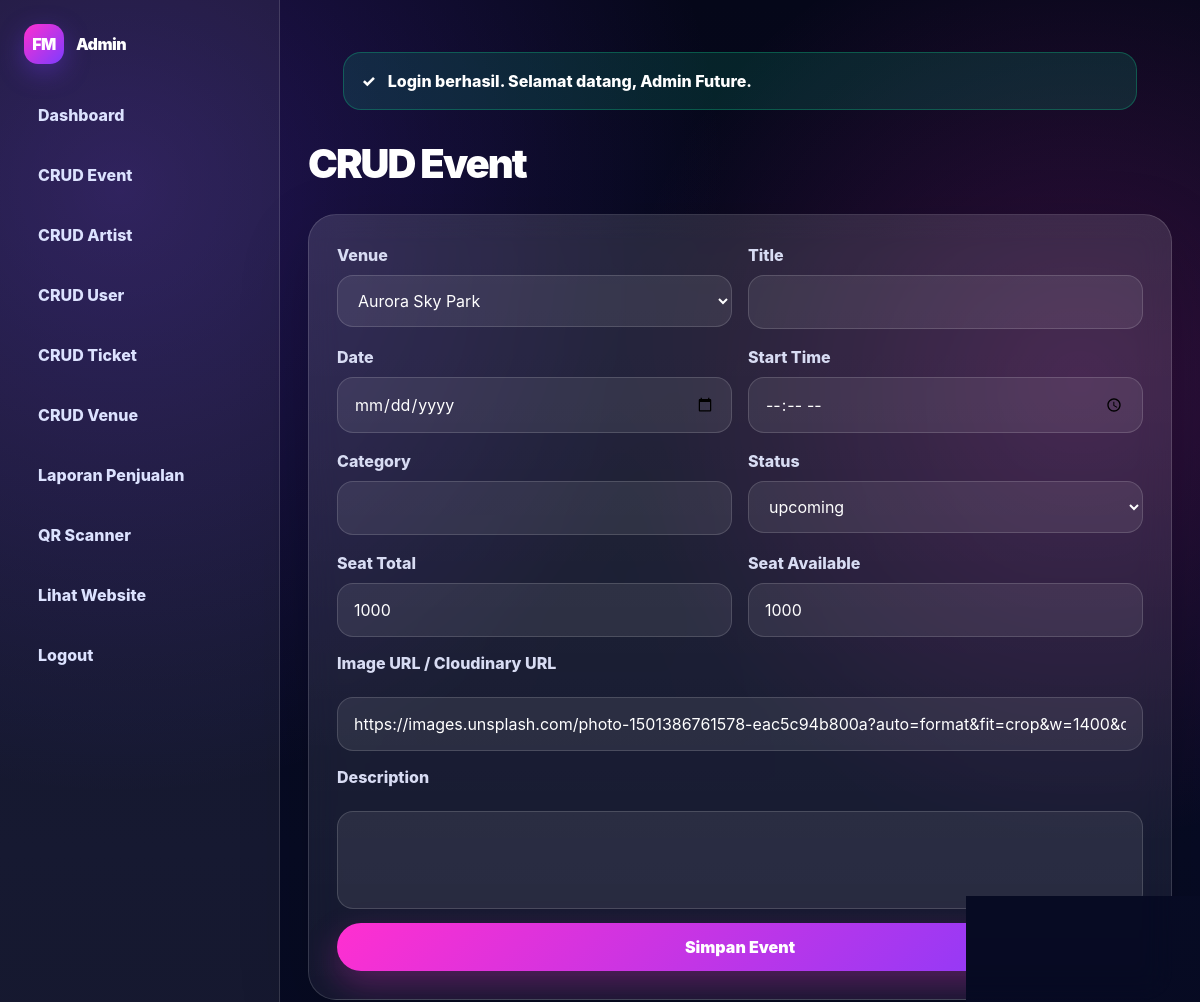
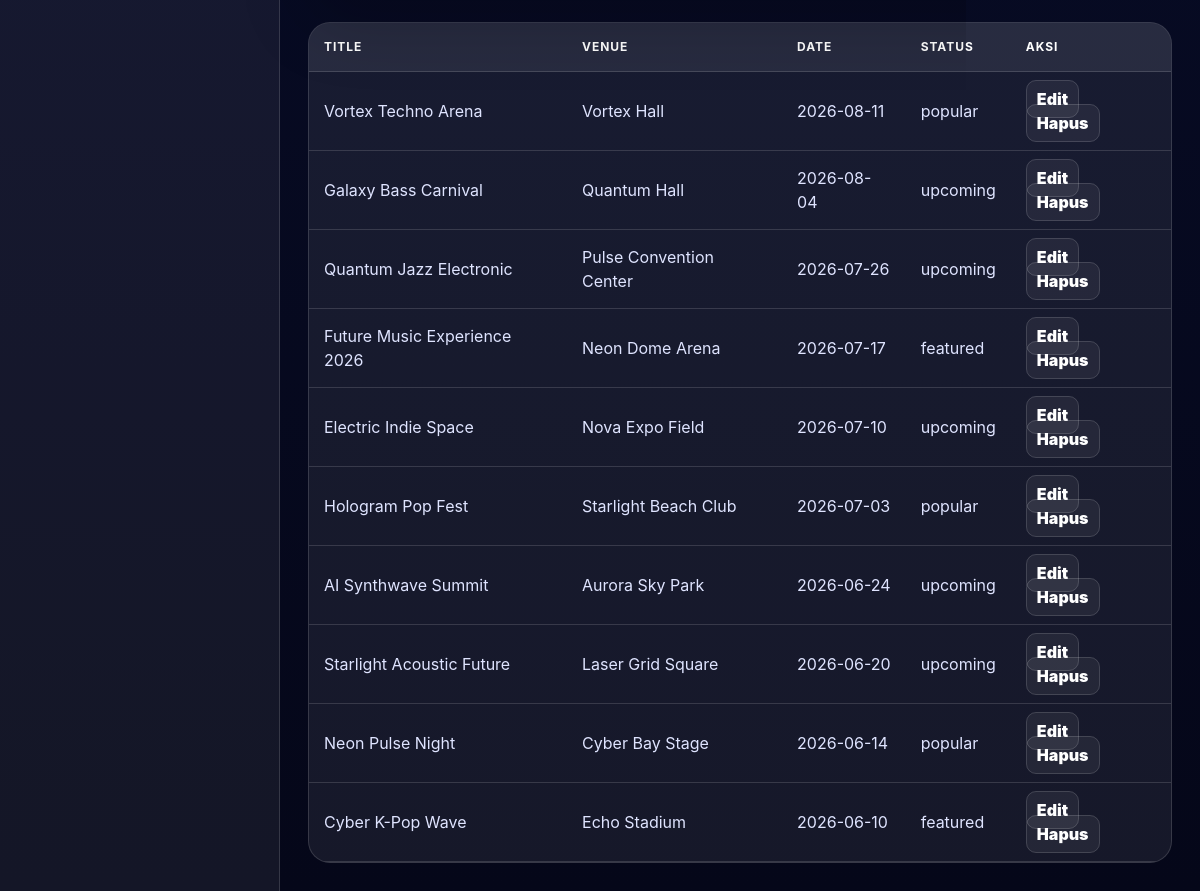
/admin/events.php (signed in), run on the app's committed database (2 pictures, top to bottom).
### tables this page shows
CREATE TABLE events (
    id_event INT AUTO_INCREMENT PRIMARY KEY,
    id_venue INT NOT NULL,
    title VARCHAR(180) NOT NULL,
    slug VARCHAR(180) NOT NULL UNIQUE,
    description TEXT NOT NULL,
    event_date DATE NOT NULL,
    start_time TIME NOT NULL,
    category VARCHAR(80) NOT NULL,
    status ENUM('upcoming','popular','featured','completed') NOT NULL DEFAULT 'upcoming',
    image_url VARCHAR(255) NOT NULL,
    video_url VARCHAR(255) NULL,
    seat_total INT NOT NULL DEFAULT 1000,
    seat_available INT NOT NULL DEFAULT 1000,
    created_at TIMESTAMP DEFAULT CURRENT_TIMESTAMP,
    CONSTRAINT fk_events_venue FOREIGN KEY (id_venue) REFERENCES venues(id_venue)
    ON UPDATE CASCADE ON DELETE RESTRICT
);

CREATE TABLE venues (
    id_venue INT AUTO_INCREMENT PRIMARY KEY,
    venue_name VARCHAR(150) NOT NULL,
    city VARCHAR(100) NOT NULL,
    address TEXT NOT NULL,
    capacity INT NOT NULL,
    created_at TIMESTAMP DEFAULT CURRENT_TIMESTAMP
);

### admin/events.php (the view, shortened to what this page needs)
<?php
include '../config/database.php';
$edit_id=(int)($_GET['edit'] ?? 0);
$edit=$edit_id?db_one("SELECT * FROM events WHERE id_event=$edit_id"):null;
$venues=db_all("SELECT * FROM venues ORDER BY venue_name");
$rows=db_all("SELECT e.*,v.venue_name FROM events e JOIN venues v ON e.id_venue=v.id_venue ORDER BY e.event_date DESC");
include '../includes/admin_header.php';
?>
<h1 class="admin-title">CRUD Event</h1>
<div class="form-card mb-6">
<form method="POST" class="crud-form" data-validate-form novalidate>
    <div class="form-grid">
        <div><label>Venue</label><select class="select" name="id_venue"><?php foreach($venues as $v): ?><option value="<?= (int)$v['id_venue']; ?>" <?= (($edit['id_venue']??'')==$v['id_venue'])?'selected':''; ?>><?= e($v['venue_name']); ?></option><?php endforeach; ?></select></div>
        <div><label>Title</label><input class="input" name="title" value="<?= e($edit['title'] ?? ''); ?>" data-validate data-required="true" data-min="3" data-label="Judul event"></div>
        <div><label>Date</label><input class="input" type="date" name="event_date" value="<?= e($edit['event_date'] ?? ''); ?>" data-validate data-required="true" data-label="Tanggal event"></div>
        <div><label>Start Time</label><input class="input" type="time" name="start_time" value="<?= e($edit['start_time'] ?? ''); ?>" data-validate data-required="true" data-label="Jam mulai"></div>
        <div><label>Category</label><input class="input" name="category" value="<?= e($edit['category'] ?? ''); ?>" data-validate data-required="true" data-min="2" data-label="Kategori"></div>
        <div><label>Status</label><select class="select" name="status"><?php foreach(['upcoming','popular','featured','completed'] as $s): ?><option <?= (($edit['status']??'')===$s)?'selected':''; ?>><?= e($s); ?></option><?php endforeach; ?></select></div>
        <div><label>Seat Total</label><input class="input" type="number" name="seat_total" value="<?= e($edit['seat_total'] ?? 1000); ?>" data-validate data-required="true" data-min-number="1" data-label="Total seat"></div>
        <div><label>Seat Available</label><input class="input" type="number" name="seat_available" value="<?= e($edit['seat_available'] ?? 1000); ?>" data-validate data-required="true" data-min-number="0" data-label="Seat tersedia"></div>
    </div>
    <label>Image URL / Cloudinary URL</label><input class="input" name="image_url" value="<?= e($edit['image_url'] ?? 'https://images.unsplash.com/photo-1501386761578-eac5c94b800a?auto=format&fit=crop&w=1400&q=80'); ?>" data-validate data-required="true" data-label="Image URL">
    <label>Description</label><textarea name="description" rows="4" data-validate data-required="true" data-min="10" data-label="Deskripsi event"><?= e($edit['description'] ?? ''); ?></textarea>
    <button class="primary-btn">Simpan Event</button>
</form>
</div>
<div class="table-wrap"><table><thead><tr><th>Title</th><th>Venue</th><th>Date</th><th>Status</th><th>Aksi</th></tr></thead><tbody>
<?php foreach($rows as $r): ?><tr><td><?= e($r['title']); ?></td><td><?= e($r['venue_name']); ?></td><td><?= e($r['event_date']); ?></td><td><?= e($r['status']); ?></td><td><a class="action-link" href="?edit=<?= (int)$r['id_event']; ?>">Edit</a> <a class="action-link" data-confirm="Hapus event?" href="?delete=<?= (int)$r['id_event']; ?>">Hapus</a></td></tr><?php endforeach; ?>
</tbody></table></div>
<?php include '../includes/admin_footer.php'; ?>

### assets/css/style.css (style rules this page uses)
:root { --dark:#06091f; --dark2:#080b2a; --panel:rgba(255,255,255,.07); --panel2:rgba(255,255,255,.11); --line:rgba(255,255,255,.14); --white:#ffffff; --muted:#aab2d5; --pink:#ff2fd0; --purple:#7c3cff; --cyan:#47e5ff; --blue:#101a4d; --shadow:0 24px 80px rgba(0,0,0,.35); }
* { box-sizing:border-box }
html { scroll-behavior:smooth }
body { margin:0; font-family:Inter,ui-sans-serif,system-ui,-apple-system,BlinkMacSystemFont,"Segoe UI",sans-serif; color:var(--white); background: radial-gradient(circle at 10% 10%, rgba(124,60,255,.25), transparent 30%), radial-gradient(circle at 90% 20%, rgba(255,47,208,.18), transparent 25%), linear-gradient(180deg,#050719 0%,#070b24 45%,#050719 100%); min-height:100vh; }
a { text-decoration:none;color:inherit }
button,input,select,textarea { font:inherit }
.primary-btn,.ghost-btn,.icon-btn { border:0;border-radius:999px;padding:12px 20px;font-weight:900;cursor:pointer; display:inline-flex;align-items:center;justify-content:center;gap:8px; }
.primary-btn { background:linear-gradient(135deg,var(--pink),var(--purple)); color:#fff;box-shadow:0 14px 34px rgba(255,47,208,.28); }
.event-card,.artist-card,.glass-card,.ticket-card,.form-card { border:1px solid var(--line); background:linear-gradient(180deg,rgba(255,255,255,.12),rgba(255,255,255,.055)); border-radius:28px; overflow:hidden; box-shadow:0 24px 70px rgba(0,0,0,.2); backdrop-filter:blur(16px); }
.form-card { padding:28px }
.form-grid { display:grid;grid-template-columns:1fr 1fr;gap:16px }
.input, .select, textarea { width:100%;border:1px solid rgba(255,255,255,.15);background:rgba(255,255,255,.08); color:#fff;border-radius:16px;padding:14px 16px;outline:none; }
.input::placeholder, textarea::placeholder { color:#9ea6c9 }
.select option { color:#111 }
label { display:block;margin:0 0 8px;color:#d8dcf3;font-weight:800 }
.table-wrap { overflow:auto;border:1px solid var(--line);border-radius:22px;background:rgba(255,255,255,.07) }
table { width:100%;border-collapse:collapse;min-width:760px }
th,td { padding:15px;border-bottom:1px solid var(--line);text-align:left }
th { color:#fff;font-size:12px;text-transform:uppercase;letter-spacing:.08em;background:rgba(255,255,255,.07) }
td { color:#dfe4ff }
.action-link { font-weight:900;color:#fff;border:1px solid var(--line);padding:8px 10px;border-radius:10px;background:rgba(255,255,255,.06) }
.admin-title { font-size:40px;font-weight:1000;letter-spacing:-.05em;margin-bottom:20px }
.crud-form { display:grid;gap:14px }

### data on the page
events: title "Vortex Techno Arena", id_venue.venue_name "Vortex Hall", event_date "2026-08-11", status "popular"
events: title "Galaxy Bass Carnival", id_venue.venue_name "Quantum Hall", event_date "2026-08-04", status "upcoming"
events: title "Quantum Jazz Electronic", id_venue.venue_name "Pulse Convention Center", event_date "2026-07-26", status "upcoming"
events: title "Future Music Experience 2026", id_venue.venue_name "Neon Dome Arena", event_date "2026-07-17", status "featured"
events: title "Electric Indie Space", id_venue.venue_name "Nova Expo Field", event_date "2026-07-10", status "upcoming"
events: title "Hologram Pop Fest", id_venue.venue_name "Starlight Beach Club", event_date "2026-07-03", status "popular"
events: title "AI Synthwave Summit", id_venue.venue_name "Aurora Sky Park", event_date "2026-06-24", status "upcoming"
events: title "Starlight Acoustic Future", id_venue.venue_name "Laser Grid Square", event_date "2026-06-20", status "upcoming"
events: title "Neon Pulse Night", id_venue.venue_name "Cyber Bay Stage", event_date "2026-06-14", status "popular"
events: title "Cyber K-Pop Wave", id_venue.venue_name "Echo Stadium", event_date "2026-06-10", status "featured"

### other printed values
$flash['message'] "Login berhasil. Selamat datang, Admin Future."
form field id_venue "Aurora Sky Park"
form field status "upcoming"
